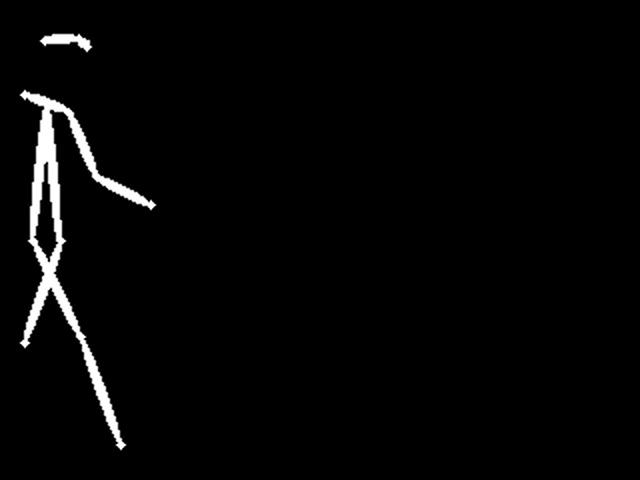
#> input picture gait_recognition/001-1-000-001-skeleton/001-1-000-001-001.jpg, 640 x 480 px, found by its file name; its folder holds only this picture in this run; the run also reads 1 picture not shown here
$ jupyter execute --allow-errors load_data.ipynb
#> lines starting #> are read from the running program, lines starting #| are printed output that depends on the picture; after the words box and inside, x2 and y2 are one past the last pixel; in counts of white or black regions, pixels touching at a corner belong together
[cell 1]
import matplotlib.pyplot as plt
import os
from PIL import Image
import seaborn as sns

[cell 2]
import os
from PIL import Image
import re

# 图片所在的文件夹
folder_path = '/home/mjy/project/bilinear_network/gait_recognition/001-1-000-001-skeleton'

# 创建空列表来存储灰度图像
gray_images = []

# 用于从文件名中提取数字的函数
def atoi(text):
    return int(text) if text.isdigit() else text

def natural_keys(text):
    return [atoi(c) for c in re.split('(\d+)', text)]

# 获取文件夹中的所有文件，然后排序
filenames = os.listdir(folder_path)
filenames.sort(key=natural_keys)

# 遍历文件夹中的所有文件
for filename in filenames:
    # 检查文件是否是图片
    if filename.endswith('.jpg') or filename.endswith('.png'):
        # 打开图片
        img = Image.open(os.path.join(folder_path, filename))
#> img is the input picture: PIL image 640x480 RGB; min 0, max 255, mean 5.9
        # 转换为灰度
        gray_img = img.convert('L')
        # 将灰度图像添加到列表
        gray_images.append(gray_img)

print('All images have been converted to grayscale and stored in the list.')

[cell 3]
len(gray_images)
#> Out = 1

[cell 4]
from PIL import Image
import numpy as np

# 打开图片
img = Image.open('001-1-000-001-001.jpg')

# 将图片转换为灰度模式
img_gray = img.convert('L')

# 将图片转化为 NumPy 数组
img_array = np.array(img_gray)

# 打印数组
print(img_array)
#> (printed output is left out)

[cell 5]
img_array.shape
#> Out = (480, 640)

#> (a cell that did not finish here is left out)

[cell 7]
for image in gray_images:
    plt.imshow(image, cmap='gray')
    plt.show()
#> this loop made 1 pass

[cell 8]
import matplotlib.pyplot as plt

# 使用matplotlib来显示图像
plt.imshow(img_array[:,:160], cmap='gray')
plt.savefig('figure/2', bbox_inches='tight')
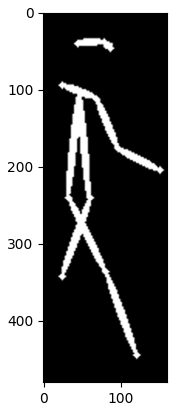
#> figure drawn by matplotlib, 1 panel
plt.show()
# plt.savefig('figure/1')

#> (a cell that did not finish here is left out)

[cell 10]
a = img_array[:,:160]
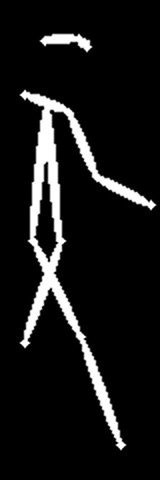
#> a: shape (480, 160); min 0, max 255, mean 23.5
b = a[::7, ::7]
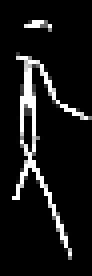
#> b: shape (69, 23) (shown 4 times larger); min 0, max 255, mean 23.3

[cell 11]
b.shape
#> Out = (69, 23)

[cell 12]
indices = np.where((a != 0) & (a != 1))
#> indices = 10393 positions, rows 32 to 455, columns 16 to 159

# 打印出这些位置
print(indices)
#> (printed output is left out)

[cell 13]
b[np.where(b>0)] = 1
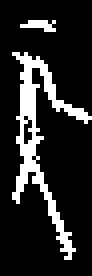
#> b: shape (69, 23) (shown 4 times larger); values 0 (black) and 1 (white), 15.4% white in thin lines or dots, all inside (x1, y1, x2, y2) = (3, 5, 23, 65)

[cell 14]
plt.imshow(b, cmap='gray')
# plt.savefig('figure/3', bbox_inches='tight')
plt.show()

[cell 15]
import os
from PIL import Image
import numpy as np
import re

# 图片所在的文件夹
folder_path = '/home/mjy/project/bilinear_network/gait_recognition/001-1-000-001-skeleton'

# 创建空列表来存储灰度图像
gray_images = []
crop_width = 160  # 需要截取的图片宽度

# 用于从文件名中提取数字的函数
def atoi(text):
    return int(text) if text.isdigit() else text

def natural_keys(text):
    return [atoi(c) for c in re.split('(\d+)', text)]

# 获取文件夹中的所有文件，然后排序
filenames = os.listdir(folder_path)
filenames.sort(key=natural_keys)

# 遍历文件夹中的所有文件
for filename in filenames:
    # 检查文件是否是图片
    if filename.endswith('.jpg') or filename.endswith('.png'):
        # 打开图片
        img = Image.open(os.path.join(folder_path, filename)).convert('L')
        # 将图片转换为numpy数组
        img_array = np.array(img)
        # 找到每一列是否存在非零元素
        non_zeros = np.any(img_array > 0, axis=0)
        # 找到最左边和最右边非零列的索引
        left_index, right_index = np.where(non_zeros)[0][[0, -1]]
#> left_index = 16; right_index = 159
        # 计算中点
        center = (left_index + right_index) // 2
#> center = 87
        # 截取图片
        left = max(0, center - crop_width // 2)
#> left = 7
        right = min(img.width, center + crop_width // 2)
#> right = 167
        cropped_img = img.crop((left, 0, right, img.height))
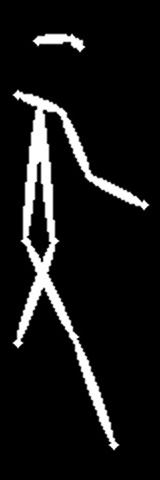
#> cropped_img: PIL image 160x480 L; min 0, max 255, mean 23.5
        # 将灰度图像添加到列表
        gray_images.append(cropped_img)

print('All images have been cropped and stored in the list.')

#> (a cell that did not finish here is left out)

[cell 17]
for image in gray_images:
    plt.imshow(image, cmap='gray')
    plt.show()

[cell 18]
type(gray_images), len(gray_images)

[cell 19]
type(gray_images[0])

[cell 20]
gray_images_np = np.array([np.array(img) for img in gray_images])
gray_images_np = gray_images_np / 256

[cell 21]
gray_images_np[0, 50, 80]
gray_images_np.sum()
#> Out = 7063.9

[cell 22]
gray_images_np.shape
#> Out = (1, 480, 160)

[cell 23]
gray_images_np = gray_images_np[:, 100:400:5, 10:150:5]

[cell 24]
for i in range(10):
    for j in range(10):
        print(np.dot(gray_images_np[:, i, 0], gray_images_np[:, i, j]) / (np.linalg.norm(gray_images_np[:, i, 0]) * np.linalg.norm(gray_images_np[:, i, j])))
        print(i, j)
#> this loop made 10 passes
#> (printed output is left out)

[cell 25]
gray_images_np_re = gray_images_np.reshape(gray_images_np.shape[0], gray_images_np.shape[1]*gray_images_np.shape[2])

[cell 26]
gray_images_np_re.shape
#> Out = (1, 1680)

[cell 27]
b = []

[cell 28]
b = []
for i in range(gray_images_np_re.shape[1]):
    if i % 100 == 0:
        print(i)
    for j in range(gray_images_np_re.shape[1]):
        if np.linalg.norm(gray_images_np_re[:,i]) == 0 or np.linalg.norm(gray_images_np_re[:,j]) == 0:
            b.append(0)
        else:
            b.append(np.dot(gray_images_np_re[:,i], gray_images_np_re[:,j]) / (np.linalg.norm(gray_images_np_re[:,i]) * np.linalg.norm(gray_images_np_re[:,j])))
#> after the loop, b = 2822400 items

[cell 29]
len(b)
#> Out = 2822400

[cell 30]
cos = np.array(b).reshape(gray_images_np_re.shape[1], gray_images_np_re.shape[1])
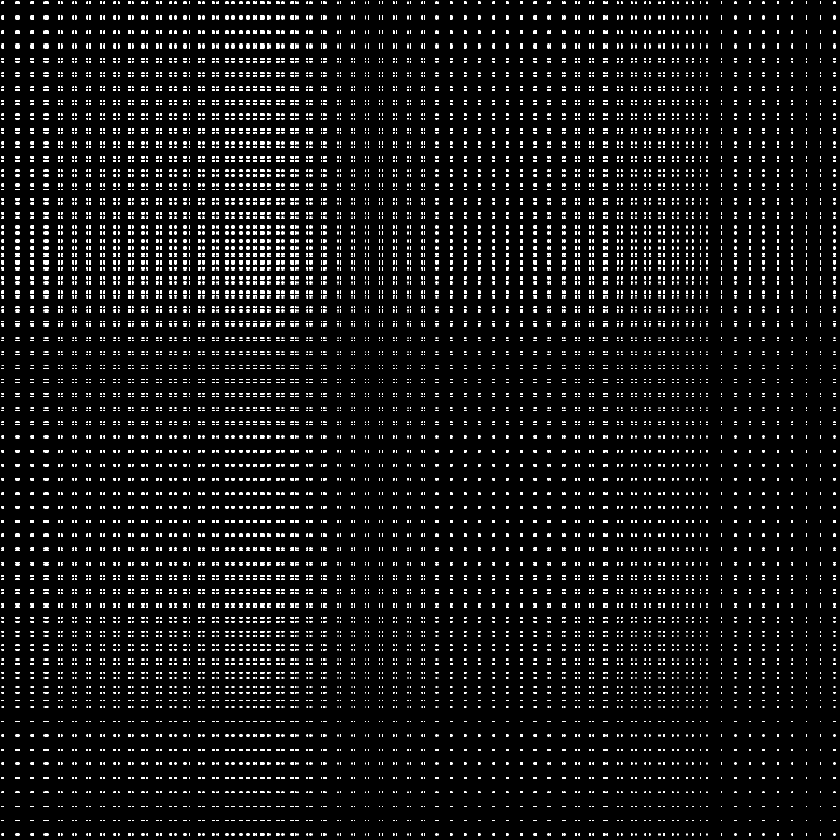
#> cos: shape (1680, 1680) float64 (shown at 1/2 size); values 0 (black) and 1 (white), 5.3% white; 13456 white regions (11438 under 20 px), largest, box (x1, y1, x2, y2) and area: (520, 520, 529, 529) 81, (520, 89, 529, 97) 72, (89, 520, 97, 529) 72

[cell 31]
sns.heatmap(cos[:50, :50], cmap='RdBu_r', vmin=0, vmax=1)
plt.savefig('figure/heatmap', bbox_inches='tight', dpi=800)
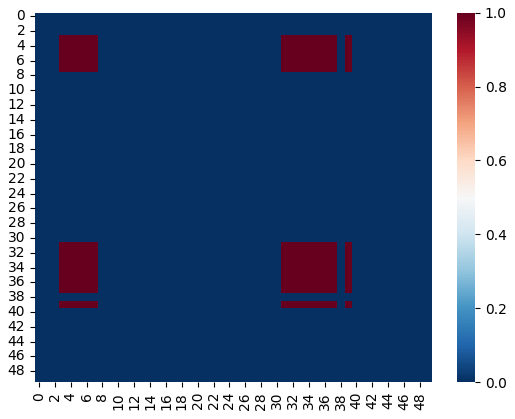
#> figure drawn by matplotlib, 2 panels

[cell 32]
np.max(b), np.argmax(b)
#> Out = (1, 5043)

[cell 33]
len(np.where(np.array(b) > 0.9)[0])
#> Out = 148225

[cell 34]
a = 25858
b = 799
while a>0:
    a = a - b
    b = b - 1
print(a, b)

[cell 35]
(799+767)*33/2

#> (a cell that did not finish here is left out)

[cell 37]
corr = np.corrcoef(gray_images_np_re, rowvar=False)
#> corr = 1

# 将相关系数展平成一维数组
corr_flat = corr.flatten()
#> corr_flat = [1]
idx = np.arange(len(corr_flat))
#> idx = [0]

# 绘制柱状图
plt.bar(idx, corr_flat)
plt.xlabel('Index')
plt.ylabel('Correlation')
plt.show()
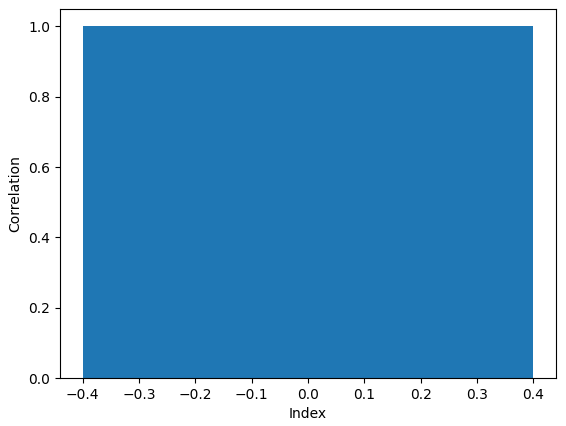
#> figure drawn by matplotlib, 1 panel

#> (a cell that did not finish here is left out)

#> (a cell that did not finish here is left out)

[cell 40]
plt.imshow(gray_images_np[0], cmap='gray')
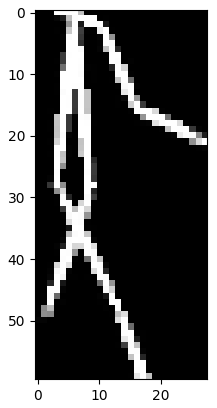
#> figure drawn by matplotlib, 1 panel

[cell 41]
import os
from PIL import Image
import numpy as np
import re

# 图片所在的文件夹
folder_path = '/home/mjy/project/bilinear_network/gait_recognition/001-1-000-001-skeleton'
# 保存裁剪和转换后图片的文件夹
output_folder_path = '/home/mjy/project/bilinear_network/gait_recognition/crop_figure'

# 创建空列表来存储灰度图像
gray_images = []
crop_width = 160  # 需要截取的图片宽度

# 用于从文件名中提取数字的函数
def atoi(text):
    return int(text) if text.isdigit() else text

def natural_keys(text):
    return [atoi(c) for c in re.split('(\d+)', text)]
